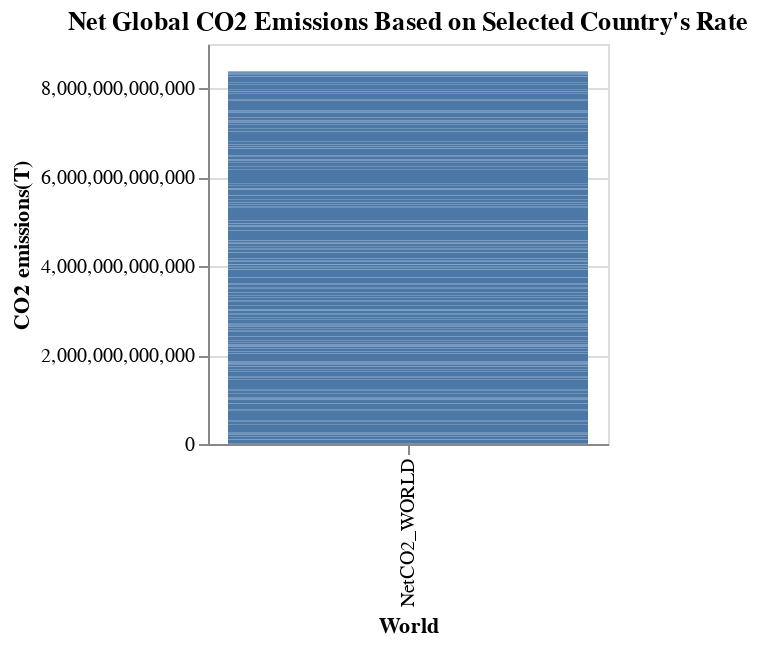

Source (notebook cell):
### Code cell
co2_pc, co2_cols = get_fuelco2()
co2_pc.loc[(co2_pc.Entity == 'United States'), ['Entity']] = 'United States of America'
# co2_pc_world = co2_pc[co2_pc.Entity == 'World']
net_world_co2 = co2_pc[co2_pc.Entity == 'World'].NetCO2_WORLD.max()
co2_pc = co2_pc[co2_pc.Entity != 'World']
fuel_co2_long_2 = co2_pc.melt(id_vars='Entity', value_vars=list(map(lambda x: x + "_WORLD", co2_cols)))

co2_chart = alt.Chart(
    fuel_co2_long_2,
    title='CO2 Emissions by Fuel Type Based on Selected Country\'s Rate'
).mark_bar().encode(
    x=alt.X('variable', title='Emissions Source'), 
    y=alt.Y('value:Q', title='CO2 emissions (T)'),
    tooltip = [alt.Tooltip('value:Q', title='CO2 emissions (T)')]
).properties(
        width=200,
        height=200
).transform_filter(
            selector
).add_selection(selector)

netCO2_Line = pd.DataFrame({
    'CO2 emissions(T)': [],
    'Type': "Original Net CO2 Emissions (World)"
    })
netCO2_rule_chart = alt.Chart(netCO2_Line).mark_rule().encode(
    y=alt.Y('CO2 emissions(T):Q', title='CO2 emissions(T)'),
    color = alt.Color('Type', scale = alt.Scale(range=['red']), legend=None)
).properties(
    width=200,
    height=200
)

fuel_co2_long_full = co2_pc.melt(id_vars='Entity', value_vars=['NetCO2_WORLD'])
co2_chart_full = alt.Chart(
    fuel_co2_long_full,
    title='Net Global CO2 Emissions Based on Selected Country\'s Rate'
).mark_bar().encode(
    x=alt.X('variable', title='World'), 
    y=alt.Y('value:Q', title='CO2 emissions(T)'),
    tooltip = [alt.Tooltip('value:Q', title='CO2 emissions (T)')]
).properties(
        width=200,
        height=200
).transform_filter(
            selector
).add_selection(selector)
co2_chart_full + netCO2_rule_chart

### Figure 1 — Vega-Lite specification as saved in the notebook (floating-point values rounded to 4 significant figures; data arrays with more than 128 entries replaced by an {"elided": "..."} marker saying what was removed)
{"config": {"view": {"continuousWidth": 400, "continuousHeight": 300}}, "layer": [{"data": {"name": "data-3fb6e99446f343b6792f7be718dff846"}, "mark": "bar", "encoding": {"tooltip": [{"field": "value", "title": "CO2 emissions (T)", "type": "quantitative"}], "x": {"field": "variable", "title": "World", "type": "nominal"}, "y": {"field": "value", "title": "CO2 emissions(T)", "type": "quantitative"}}, "height": 200, "selection": {"selector": {"type": "single", "fields": ["Entity"]}}, "title": "Net Global CO2 Emissions Based on Selected Country's Rate", "transform": [{"filter": {"selection": "selector"}}], "width": 200}, {"data": {"name": "data-7f77f991fb1c51569c2c268e82c5bd7c"}, "mark": "rule", "encoding": {"color": {"field": "Type", "legend": null, "scale": {"range": ["red"]}, "type": "nominal"}, "y": {"field": "CO2 emissions(T)", "title": "CO2 emissions(T)", "type": "quantitative"}}, "height": 200, "width": 200}], "$schema": "https://vega.github.io/schema/vega-lite/v4.17.0.json", "datasets": {"data-3fb6e99446f343b6792f7be718dff846": {"elided": "218 records"}, "data-7f77f991fb1c51569c2c268e82c5bd7c": [{"CO2 emissions(T)": null, "Type": "Original Net CO2 Emissions (World)"}]}}
